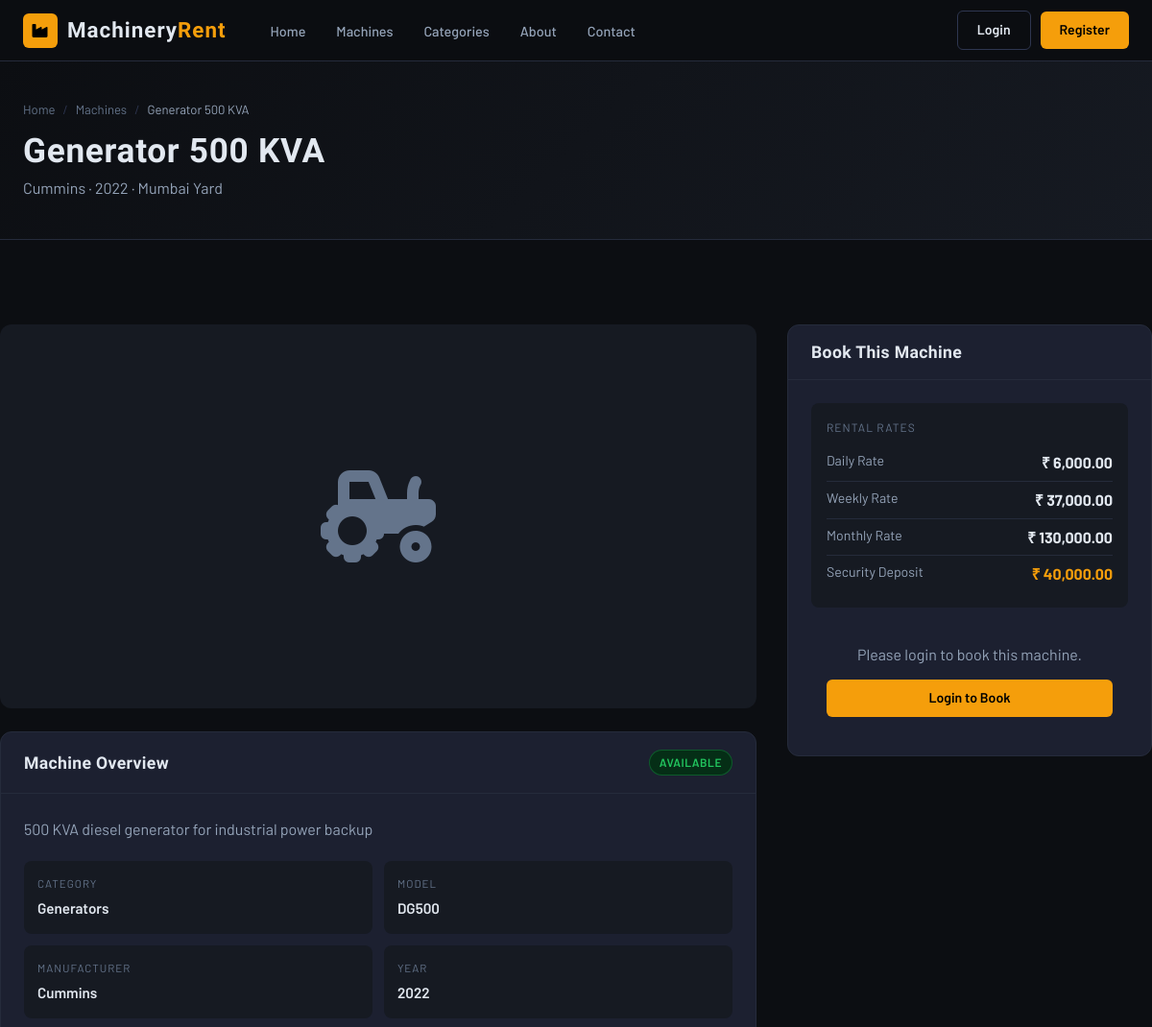
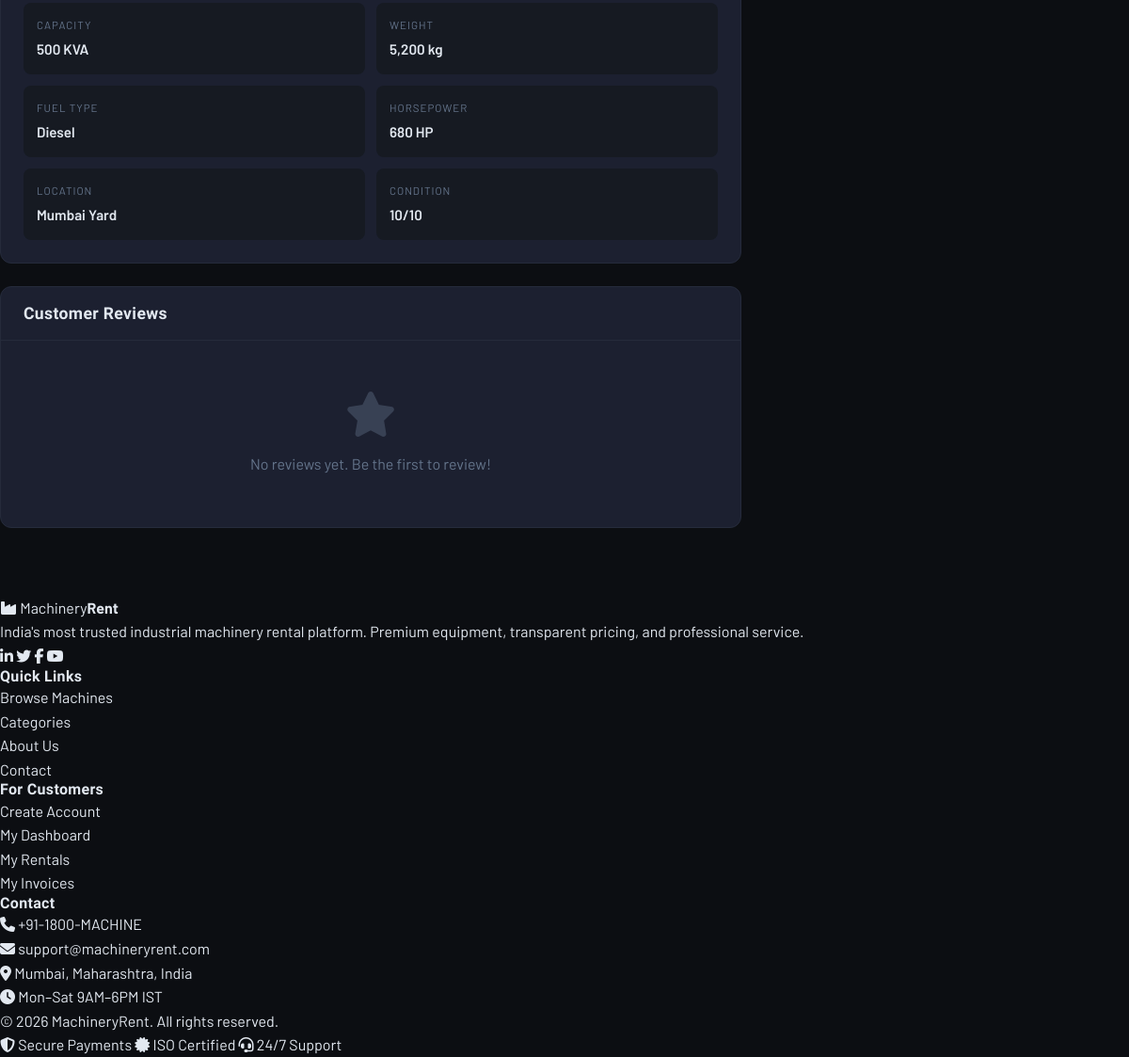
Screenshot of /machine-detail.php?id=7 with the database file from the repository (2 pictures, top to bottom).
### tables this page shows
CREATE TABLE machines (
    id INT AUTO_INCREMENT PRIMARY KEY,
    category_id INT NOT NULL,
    name VARCHAR(150) NOT NULL,
    model VARCHAR(100),
    manufacturer VARCHAR(100),
    year_of_manufacture YEAR,
    serial_number VARCHAR(100) UNIQUE,
    description TEXT,
    daily_rate DECIMAL(10,2) NOT NULL,
    weekly_rate DECIMAL(10,2),
    monthly_rate DECIMAL(10,2),
    deposit_amount DECIMAL(10,2) DEFAULT 0,
    capacity VARCHAR(100),
    weight VARCHAR(50),
    dimensions VARCHAR(100),
    fuel_type VARCHAR(50),
    horsepower VARCHAR(50),
    location VARCHAR(200),
    status ENUM('available','rented','maintenance','retired') DEFAULT 'available',
    condition_rating TINYINT DEFAULT 5 COMMENT '1-10 scale',
    total_rentals INT DEFAULT 0,
    images JSON,
    specifications JSON,
    created_at TIMESTAMP DEFAULT CURRENT_TIMESTAMP,
    FOREIGN KEY (category_id) REFERENCES categories(id)
);

CREATE TABLE categories (
    id INT AUTO_INCREMENT PRIMARY KEY,
    name VARCHAR(100) NOT NULL,
    slug VARCHAR(100) UNIQUE NOT NULL,
    description TEXT,
    icon VARCHAR(50),
    image VARCHAR(255),
    status ENUM('active', 'inactive') DEFAULT 'active',
    created_at TIMESTAMP DEFAULT CURRENT_TIMESTAMP
);

### config.php (called while the page is built, shortened)
<?php
function isLoggedIn() {
    return isset($_SESSION['user_id']);
}
function formatCurrency($amount) {
    return CURRENCY . ' ' . number_format($amount, 2);
}

### machine-detail.php (the view, shortened to what this page needs)
<?php
require_once '../includes/config.php';
$db = getDB();
$id = (int)($_GET['id'] ?? 0);
$machine = $db->prepare("SELECT m.*, c.name as cat_name FROM machines m JOIN categories c ON m.category_id=c.id WHERE m.id=?");
$machine->execute([$id]);
$m = $machine->fetch();
$reviews = $db->prepare("SELECT r.*, u.name as user_name FROM reviews r JOIN users u ON r.user_id=u.id WHERE r.machine_id=? ORDER BY r.created_at DESC LIMIT 5");
$reviews->execute([$id]);
$reviews = $reviews->fetchAll();
?>
<?php include '../includes/header.php'; ?>
<main class="main-content">
<div class="page-header">
  <div class="container">
    <div class="breadcrumb">
      <a href="<?= SITE_URL ?>">Home</a><span class="sep">/</span>
      <a href="machines.php">Machines</a><span class="sep">/</span>
      <span class="current"><?= htmlspecialchars($m['name']) ?></span>
    </div>
    <h1><?= htmlspecialchars($m['name']) ?></h1>
    <p><?= htmlspecialchars($m['manufacturer']) ?> · <?= $m['year_of_manufacture'] ?> · <?= htmlspecialchars($m['location']) ?></p>
  </div>
</div>
<div class="container section-sm">
  <div style="display:grid;grid-template-columns:1fr 380px;gap:32px;align-items:start;">
    <div>
      <div class="machine-gallery" style="margin-bottom:24px;">
        <i class="fas fa-tractor"></i>
      </div>
      <div class="panel">
        <div class="panel-header">
          <h3>Machine Overview</h3>
          <span class="status-badge status-<?= $m['status'] ?>"><?= ucfirst($m['status']) ?></span>
        </div>
        <div class="panel-body">
          <p style="color:var(--text2);margin-bottom:20px;"><?= htmlspecialchars($m['description'] ?? 'No description available.') ?></p>
          <div class="spec-grid">
            <?php
            $specs = [
              'Category'    => $m['cat_name'],
              'Model'       => $m['model'] ?? 'N/A',
              'Manufacturer'=> $m['manufacturer'] ?? 'N/A',
              'Year'        => $m['year_of_manufacture'] ?? 'N/A',
              'Capacity'    => $m['capacity'] ?? 'N/A',
              'Weight'      => $m['weight'] ?? 'N/A',
              'Fuel Type'   => $m['fuel_type'] ?? 'N/A',
              'Horsepower'  => $m['horsepower'] ?? 'N/A',
              'Location'    => $m['location'],
              'Condition'   => $m['condition_rating'].'/10',
            ];
            foreach ($specs as $label => $val): ?>
            <div class="spec-item">
              <label><?= $label ?></label>
              <span><?= htmlspecialchars($val) ?></span>
            </div>
            <?php endforeach; ?>
          </div>
        </div>
      </div>
      <div class="panel mt-3">
        <div class="panel-header">
          <h3>Customer Reviews</h3>
        </div>
        <div class="panel-body">
          <?php if (empty($reviews)): ?>
          <div class="empty-state" style="padding:30px 0;">
            <i class="fas fa-star"></i>
            <p>No reviews yet. Be the first to review!</p>
          </div>
          <?php endif; ?>
        </div>
      </div>
    </div>
    <div style="position:sticky;top:80px;">
      <div class="panel">
        <div class="panel-header">
          <h3>Book This Machine</h3>
        </div>
        <div class="panel-body">
          <div style="background:var(--surface);border-radius:8px;padding:16px;margin-bottom:20px;">
            <div style="font-size:0.75rem;color:var(--text3);text-transform:uppercase;letter-spacing:1px;margin-bottom:8px;">Rental Rates</div>
            <div style="display:flex;justify-content:space-between;padding:6px 0;border-bottom:1px solid var(--border);">
              <span style="color:var(--text2);font-size:0.88rem;">Daily Rate</span>
              <strong><?= formatCurrency($m['daily_rate']) ?></strong>
            </div>
            <?php if ($m['weekly_rate']): ?>
            <div style="display:flex;justify-content:space-between;padding:6px 0;border-bottom:1px solid var(--border);">
              <span style="color:var(--text2);font-size:0.88rem;">Weekly Rate</span>
              <strong><?= formatCurrency($m['weekly_rate']) ?></strong>
            </div>
            <?php endif; ?>
            <?php if ($m['monthly_rate']): ?>
            <div style="display:flex;justify-content:space-between;padding:6px 0;border-bottom:1px solid var(--border);">
              <span style="color:var(--text2);font-size:0.88rem;">Monthly Rate</span>
              <strong><?= formatCurrency($m['monthly_rate']) ?></strong>
            </div>
            <?php endif; ?>
            <div style="display:flex;justify-content:space-between;padding:6px 0;">
              <span style="color:var(--text2);font-size:0.88rem;">Security Deposit</span>
              <strong class="text-accent"><?= formatCurrency($m['deposit_amount']) ?></strong>
            </div>
          </div>
          <?php if ($m['status'] !== 'available'): ?>
          <div style="background:#291200;border:1px solid rgba(245,158,11,0.3);border-radius:8px;padding:14px;text-align:center;color:var(--accent);">
            <i class="fas fa-clock"></i> This machine is currently <?= $m['status'] ?> and not available for booking.
          </div>
          <?php elseif (!isLoggedIn()): ?>
          <div style="text-align:center;padding:16px;">
            <p style="color:var(--text2);margin-bottom:14px;">Please login to book this machine.</p>
            <a href="<?= SITE_URL ?>/login.php" class="btn btn-primary btn-full">Login to Book</a>
          </div>
          <?php endif; ?>
        </div>
      </div>
    </div>
  </div>
</div>
</main>
<?php include '../includes/footer.php'; ?>

### main.css (style rules this page uses)
:root { --bg: #0c0e12; --bg2: #111318; --surface: #161a22; --card: #1c2030; --border: #252b3b; --border2: #2e3650; --accent: #f59e0b; --accent-dark: #d97706; --accent-glow: rgba(245,158,11,0.15); --blue: #3b82f6; --green: #22c55e; --red: #ef4444; --orange: #f97316; --text: #e2e8f0; --text2: #94a3b8; --text3: #64748b; --radius: 8px; --shadow: 0 4px 24px rgba(0,0,0,0.4); --shadow-lg: 0 12px 48px rgba(0,0,0,0.6); }
* { margin:0; padding:0; box-sizing:border-box; }
html { scroll-behavior:smooth; }
body { background: var(--bg); color: var(--text); font-family: 'Barlow', sans-serif; font-weight: 400; line-height: 1.6; }
a { color: inherit; text-decoration: none; }
h1,h2,h3,h4,h5 { font-family: 'Barlow Condensed', sans-serif; font-weight: 700; letter-spacing: 0.02em; line-height: 1.15; }
.btn { display: inline-flex; align-items: center; gap: 8px; padding: 8px 20px; border-radius: 6px; font-family: 'Barlow', sans-serif; font-weight: 600; font-size: 0.88rem; cursor: pointer; border: none; transition: all 0.2s; white-space: nowrap; }
.btn-primary { background: var(--accent); color: #000; }
.btn-full { width:100%; justify-content:center; }
.main-content { min-height: 100vh; padding-top: 64px; }
.container { max-width: 1280px; margin: 0 auto; padding: 0 24px; }
.section-sm { padding: 48px 0; }
.status-badge { display: inline-flex; align-items: center; gap: 5px; padding: 3px 10px; border-radius: 20px; font-size: 0.75rem; font-weight: 600; text-transform: uppercase; letter-spacing: 0.5px; }
.status-available { background:#052e16; color:var(--green); border:1px solid rgba(34,197,94,0.3); }
.page-header { background: linear-gradient(135deg, var(--bg) 0%, var(--surface) 100%); border-bottom: 1px solid var(--border); padding: 40px 0; margin-bottom: 40px; }
.page-header h1 { font-size: 2.2rem; font-weight: 900; }
.page-header p { color: var(--text2); margin-top: 6px; }
.breadcrumb { display: flex; align-items: center; gap: 8px; font-size: 0.82rem; color: var(--text3); margin-bottom: 12px; }
.breadcrumb a { color: var(--text3); }
.breadcrumb .sep { color: var(--border2); }
.breadcrumb .current { color: var(--text2); }
.machine-gallery { background: var(--surface); border-radius: 12px; overflow: hidden; height: 400px; display: flex; align-items: center; justify-content: center; font-size: 6rem; color: var(--text3); }
.spec-grid { display: grid; grid-template-columns: repeat(2, 1fr); gap: 12px; }
.spec-item { background: var(--surface); border-radius: 8px; padding: 14px; }
.spec-item label { font-size:0.72rem; color:var(--text3); text-transform:uppercase; letter-spacing:1px; display:block; margin-bottom:4px; }
.spec-item span { font-weight:600; font-size:0.95rem; }
.panel { background: var(--card); border: 1px solid var(--border); border-radius: 12px; margin-bottom: 24px; }
.panel-header { padding: 18px 24px; border-bottom: 1px solid var(--border); display: flex; align-items: center; justify-content: space-between; }
.panel-header h3 { font-size: 1.1rem; font-weight: 700; }
.panel-body { padding: 24px; }
.empty-state { text-align: center; padding: 60px 20px; color: var(--text3); }
.empty-state i { font-size: 3rem; margin-bottom: 16px; opacity:0.4; }
.text-accent { color: var(--accent); }
.mt-3 { margin-top:24px; }

### rows the page displays
machines: name "Generator 500 KVA", manufacturer "Cummins", year_of_manufacture "2022", location "Mumbai Yard", status "AVAILABLE", description "500 KVA diesel generator for industrial power backup", category.name "Generators", model "DG500", capacity "500 KVA", weight "5,200 kg", fuel_type "Diesel", horsepower "680 HP", daily_rate "₹ 6,000.00", weekly_rate "₹ 37,000.00", monthly_rate "₹ 130,000.00", deposit_amount "₹ 40,000.00"

### other values shown
$label "CATEGORY"
$label "MODEL"
$label "MANUFACTURER"
$label "YEAR"
$label "CAPACITY"
$label "WEIGHT"
$label "FUEL TYPE"
$label "HORSEPOWER"
$label "LOCATION"
$label "CONDITION"
$val "10/10"
